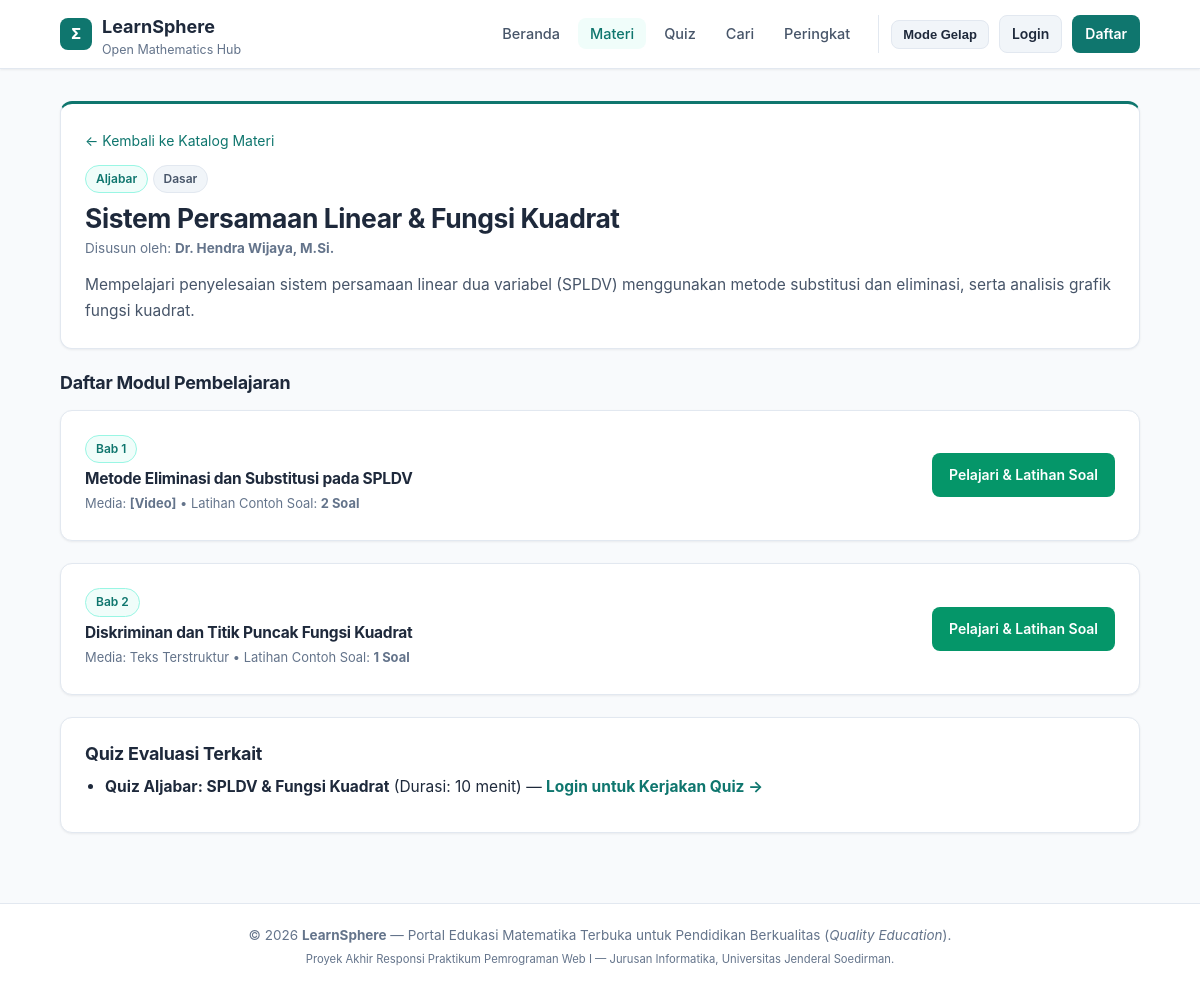
Screenshot of /materi_detail.php?id=1 with the database file from the repository.
### tables this page shows
CREATE TABLE materi (
    id INT(11) AUTO_INCREMENT PRIMARY KEY,
    kategori_id INT(11) NOT NULL,
    user_id INT(11) NOT NULL,
    judul VARCHAR(150) NOT NULL,
    tingkat ENUM('Dasar', 'Menengah', 'Lanjut') NOT NULL DEFAULT 'Dasar',
    deskripsi TEXT NOT NULL,
    thumbnail VARCHAR(255) DEFAULT NULL,
    created_at TIMESTAMP DEFAULT CURRENT_TIMESTAMP,
    FOREIGN KEY (kategori_id) REFERENCES kategori(id) ON DELETE RESTRICT,
    FOREIGN KEY (user_id) REFERENCES users(id) ON DELETE CASCADE
);

CREATE TABLE kategori (
    id INT(11) AUTO_INCREMENT PRIMARY KEY,
    nama_kategori VARCHAR(80) NOT NULL UNIQUE,
    deskripsi VARCHAR(255) NOT NULL
);

CREATE TABLE users (
    id INT(11) AUTO_INCREMENT PRIMARY KEY,
    nama_lengkap VARCHAR(100) NOT NULL,
    username VARCHAR(50) NOT NULL UNIQUE,
    email VARCHAR(100) NOT NULL UNIQUE,
    password VARCHAR(255) NOT NULL,
    role ENUM('user', 'pengajar', 'admin') NOT NULL DEFAULT 'user',
    status_pengajar ENUM('none', 'pending', 'approved', 'rejected') NOT NULL DEFAULT 'none',
    bidang_keahlian VARCHAR(200) DEFAULT NULL,
    created_at TIMESTAMP DEFAULT CURRENT_TIMESTAMP
);

CREATE TABLE modul_materi (
    id INT(11) AUTO_INCREMENT PRIMARY KEY,
    materi_id INT(11) NOT NULL,
    urutan INT(11) NOT NULL DEFAULT 1,
    judul_modul VARCHAR(150) NOT NULL,
    konten TEXT NOT NULL,
    gambar VARCHAR(255) DEFAULT NULL,
    video_file VARCHAR(255) DEFAULT NULL,
    video_url VARCHAR(255) DEFAULT NULL,
    created_at TIMESTAMP DEFAULT CURRENT_TIMESTAMP,
    FOREIGN KEY (materi_id) REFERENCES materi(id) ON DELETE CASCADE
);

CREATE TABLE quiz (
    id INT(11) AUTO_INCREMENT PRIMARY KEY,
    kategori_id INT(11) NOT NULL,
    materi_id INT(11) NOT NULL,
    user_id INT(11) NOT NULL,
    judul_quiz VARCHAR(150) NOT NULL,
    deskripsi TEXT NOT NULL,
    durasi_menit INT(11) NOT NULL DEFAULT 10,
    created_at TIMESTAMP DEFAULT CURRENT_TIMESTAMP,
    FOREIGN KEY (kategori_id) REFERENCES kategori(id) ON DELETE RESTRICT,
    FOREIGN KEY (materi_id) REFERENCES materi(id) ON DELETE CASCADE,
    FOREIGN KEY (user_id) REFERENCES users(id) ON DELETE CASCADE
);

### materi_detail.php (the view, shortened to what this page needs)
<?php
require_once 'config/koneksi.php';
$id = isset($_GET['id']) ? (int)$_GET['id'] : 0;
$materi = mysqli_fetch_assoc(mysqli_query($conn, "SELECT m.*, k.nama_kategori, u.nama_lengkap FROM materi m JOIN kategori k ON m.kategori_id = k.id JOIN users u ON m.user_id = u.id WHERE m.id = $id"));
$modul_list = mysqli_query($conn, "SELECT mm.*, (SELECT COUNT(*) FROM contoh_soal cs WHERE cs.modul_id = mm.id) AS jml_contoh FROM modul_materi mm WHERE mm.materi_id = $id ORDER BY mm.urutan ASC, mm.id ASC");
$quiz_list  = mysqli_query($conn, "SELECT * FROM quiz WHERE materi_id = $id");
include 'includes/header.php';
?>
<section class="card card-accent">
    <a href="materi.php" style="font-size:14px;">&larr; Kembali ke Katalog Materi</a>
    <div style="margin-top:10px;">
        <span class="badge badge-accent"><?= htmlspecialchars($materi['nama_kategori']) ?></span>
        <span class="badge"><?= htmlspecialchars($materi['tingkat']) ?></span>
        <h1 style="margin-top:8px;"><?= htmlspecialchars($materi['judul']) ?></h1>
        <p style="font-size:13.5px; color:var(--text-muted);">Disusun oleh: <b><?= htmlspecialchars($materi['nama_lengkap']) ?></b></p>
    </div>
    <p style="margin-top:12px; color:var(--text-secondary);"><?= nl2br(htmlspecialchars($materi['deskripsi'])) ?></p>
</section>
<div style="display:flex; justify-content:space-between; align-items:center; margin-bottom:14px;">
    <h3>Daftar Modul Pembelajaran</h3>
</div>
<?php if (mysqli_num_rows($modul_list) === 0): ?>
    <div class="card"><p style="color:var(--text-muted);">Belum ada modul materi pada topik ini.</p></div>
<?php else: ?>
    <?php while ($mod = mysqli_fetch_assoc($modul_list)): ?>
        <div class="card card-hover" style="display:flex; justify-content:space-between; align-items:center; flex-wrap:wrap; gap:12px;">
            <div>
                <span class="badge badge-accent">Bab <?= $mod['urutan'] ?></span>
                <h4 style="margin-top:6px;"><?= htmlspecialchars($mod['judul_modul']) ?></h4>
                <small style="color:var(--text-muted);">
                    Media:
                    <?= (!empty($mod['video_file']) || !empty($mod['video_url'])) ? '<b>[Video]</b> ' : '' ?>
                    <?= (empty($mod['gambar']) && empty($mod['video_file']) && empty($mod['video_url'])) ? 'Teks Terstruktur' : '' ?>
                    &bull; Latihan Contoh Soal: <b><?= $mod['jml_contoh'] ?> Soal</b>
                </small>
            </div>
            <div style="display:flex; gap:8px;">
                <a href="modul_detail.php?id=<?= $mod['id'] ?>" class="btn btn-success">Pelajari & Latihan Soal</a>
            </div>
        </div>
    <?php endwhile; ?>
<?php endif; ?>
<section class="card" style="margin-top:20px;">
    <h3>Quiz Evaluasi Terkait</h3>
    <?php if (mysqli_num_rows($quiz_list) === 0): ?>
        <p><small style="color:var(--text-muted);">Belum ada paket quiz untuk materi ini.</small></p>
    <?php else: ?>
        <ul style="margin-left: 20px; margin-top: 8px;">
            <?php while ($qz = mysqli_fetch_assoc($quiz_list)): ?>
                <li style="margin-bottom: 8px;">
                    <b><?= htmlspecialchars($qz['judul_quiz']) ?></b> (Durasi: <?= $qz['durasi_menit'] ?> menit) —
                    <?php if (isset($_SESSION['user_id'])): ?>
                        <a href="kerjakan_quiz.php?id=<?= $qz['id'] ?>"><b>Kerjakan Quiz &rarr;</b></a>
                    <?php else: ?>
                        <a href="login.php?pesan=wajib_login_quiz"><b>Login untuk Kerjakan Quiz &rarr;</b></a>
                    <?php endif; ?>
                </li>
            <?php endwhile; ?>
        </ul>
    <?php endif; ?>
</section>
<?php include 'includes/footer.php'; ?>

### assets/css/style.css (style rules this page uses)
:root { --bg-page: #f8fafc; --bg-surface: #ffffff; --bg-subtle: #f1f5f9; --border-color: #e2e8f0; --border-strong: #cbd5e1; --text-primary: #1e293b; --text-secondary: #475569; --text-muted: #64748b; --accent: #0f766e; --accent-hover: #115e59; --accent-soft: #f0fdfa; --accent-border: #99f6e4; --success-bg: #ecfdf5; --success-border: #10b981; --success-text: #065f46; --error-bg: #fef2f2; --error-border: #ef4444; --error-text: #991b1b; --warning-bg: #fffbeb; --warning-border: #f59e0b; --shadow-sm: 0 1px 3px rgba(15, 23, 42, 0.04), 0 1px 2px rgba(15, 23, 42, 0.03); --shadow-md: 0 4px 12px rgba(15, 23, 42, 0.06); }
* { box-sizing: border-box; margin: 0; padding: 0; }
body { font-family: 'Inter', -apple-system, BlinkMacSystemFont, 'Segoe UI', Roboto, sans-serif; background-color: var(--bg-page); color: var(--text-primary); line-height: 1.7; font-size: 15.5px; display: flex; flex-direction: column; min-height: 100vh; transition: background-color 0.25s ease, color 0.25s ease; }
h1, h2, h3, h4 { color: var(--text-primary); font-weight: 700; letter-spacing: -0.015em; line-height: 1.35; }
h1 { font-size: 1.65rem; }
h3 { font-size: 1.12rem; }
a { color: var(--accent); text-decoration: none; }
.card { background-color: var(--bg-surface); border: 1px solid var(--border-color); border-radius: 12px; padding: 24px; margin-bottom: 22px; box-shadow: var(--shadow-sm); transition: border-color 0.2s ease, box-shadow 0.2s ease; }
.card-accent { border-top: 3px solid var(--accent); }
.btn { display: inline-flex; align-items: center; justify-content: center; gap: 6px; padding: 9px 16px; border-radius: 8px; text-decoration: none !important; font-weight: 600; font-size: 14px; cursor: pointer; border: 1px solid transparent; transition: all 0.18s ease; }
.btn-success { background-color: #059669; color: #ffffff !important; }
.badge { display: inline-block; padding: 3px 10px; font-size: 12px; font-weight: 600; border-radius: 20px; background-color: var(--bg-subtle); color: var(--text-secondary); border: 1px solid var(--border-color); }
.badge-accent { background-color: var(--accent-soft); color: var(--accent); border-color: var(--accent-border); }

### rows the page displays
materi: kategori.nama_kategori "Aljabar", tingkat "Dasar", judul "Sistem Persamaan Linear & Fungsi Kuadrat", user.nama_lengkap "Dr. Hendra Wijaya, M.Si.", deskripsi "Mempelajari penyelesaian sistem persamaan linear dua variabel (SPLDV) menggunakan metode substitusi dan eliminasi, serta analisis grafik fungsi kuadrat."
modul_materi: urutan "1", judul_modul "Metode Eliminasi dan Substitusi pada SPLDV", shows "[Video]", jml_contoh "2"
modul_materi: urutan "2", judul_modul "Diskriminan dan Titik Puncak Fungsi Kuadrat", shows "Teks Terstruktur", jml_contoh "1"
quiz: judul_quiz "Quiz Aljabar: SPLDV & Fungsi Kuadrat", durasi_menit "10"
